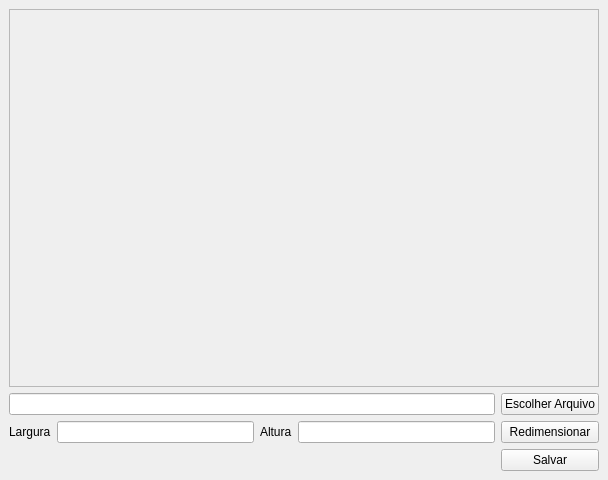
<?xml version="1.0" encoding="UTF-8"?>
<ui version="4.0">
 <class>MainWindow</class>
 <widget class="QMainWindow" name="MainWindow">
  <property name="geometry">
   <rect>
    <x>0</x>
    <y>0</y>
    <width>608</width>
    <height>480</height>
   </rect>
  </property>
  <property name="windowTitle">
   <string>Redimensionador de Imagem</string>
  </property>
  <widget class="QWidget" name="centralwidget">
   <layout class="QGridLayout" name="gridLayout">
    <item row="2" column="3">
     <widget class="QLineEdit" name="inputAltura"/>
    </item>
    <item row="2" column="2">
     <widget class="QLabel" name="label_2">
      <property name="text">
       <string>Altura</string>
      </property>
     </widget>
    </item>
    <item row="2" column="1">
     <widget class="QLineEdit" name="inputLargura"/>
    </item>
    <item row="2" column="4">
     <widget class="QPushButton" name="btnRedimensionar">
      <property name="text">
       <string>Redimensionar</string>
      </property>
     </widget>
    </item>
    <item row="2" column="0">
     <widget class="QLabel" name="label_1">
      <property name="text">
       <string>Largura</string>
      </property>
     </widget>
    </item>
    <item row="3" column="4">
     <widget class="QPushButton" name="btnSalvar">
      <property name="text">
       <string>Salvar</string>
      </property>
     </widget>
    </item>
    <item row="0" column="0" colspan="5">
     <widget class="QScrollArea" name="scrollArea">
      <property name="widgetResizable">
       <bool>true</bool>
      </property>
      <widget class="QWidget" name="scrollAreaWidgetContents">
       <property name="geometry">
        <rect>
         <x>0</x>
         <y>0</y>
         <width>588</width>
         <height>373</height>
        </rect>
       </property>
       <layout class="QGridLayout" name="gridLayout_2">
        <item row="0" column="0">
         <widget class="QLabel" name="labelImg">
          <property name="text">
           <string/>
          </property>
         </widget>
        </item>
       </layout>
      </widget>
     </widget>
    </item>
    <item row="1" column="4">
     <widget class="QPushButton" name="btnEscolherArquivo">
      <property name="text">
       <string>Escolher Arquivo</string>
      </property>
     </widget>
    </item>
    <item row="1" column="0" colspan="4">
     <widget class="QLineEdit" name="InputAbrirArquivo"/>
    </item>
   </layout>
  </widget>
 </widget>
 <resources/>
 <connections/>
</ui>
